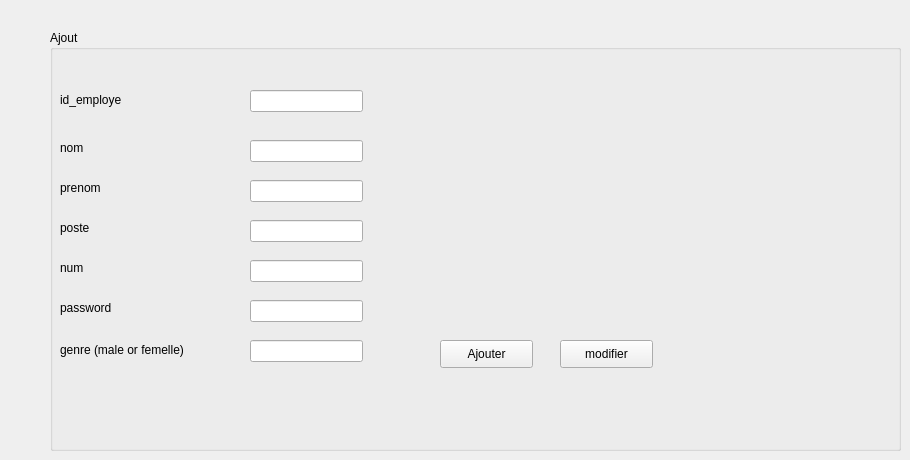
      <widget class="QWidget" name="tab_15">
       <attribute name="title">
        <string>Ajouter un employé</string>
       </attribute>
       <widget class="QGroupBox" name="groupBox">
        <property name="geometry">
         <rect>
          <x>50</x>
          <y>30</y>
          <width>851</width>
          <height>421</height>
         </rect>
        </property>
        <property name="title">
         <string>Ajout</string>
        </property>
        <widget class="QLabel" name="label_57">
         <property name="geometry">
          <rect>
           <x>10</x>
           <y>60</y>
           <width>81</width>
           <height>20</height>
          </rect>
         </property>
         <property name="text">
          <string>id_employe</string>
         </property>
        </widget>
        <widget class="QLabel" name="label_58">
         <property name="geometry">
          <rect>
           <x>10</x>
           <y>110</y>
           <width>56</width>
           <height>16</height>
          </rect>
         </property>
         <property name="text">
          <string>nom</string>
         </property>
        </widget>
        <widget class="QLabel" name="label_59">
         <property name="geometry">
          <rect>
           <x>10</x>
           <y>150</y>
           <width>56</width>
           <height>16</height>
          </rect>
         </property>
         <property name="text">
          <string>prenom</string>
         </property>
        </widget>
        <widget class="QLineEdit" name="id_employe">
         <property name="geometry">
          <rect>
           <x>200</x>
           <y>60</y>
           <width>113</width>
           <height>22</height>
          </rect>
         </property>
        </widget>
        <widget class="QLineEdit" name="nom">
         <property name="geometry">
          <rect>
           <x>200</x>
           <y>110</y>
           <width>113</width>
           <height>22</height>
          </rect>
         </property>
         <property name="text">
          <string/>
         </property>
         <property name="maxLength">
          <number>8</number>
         </property>
        </widget>
        <widget class="QLineEdit" name="prenom">
         <property name="geometry">
          <rect>
           <x>200</x>
           <y>150</y>
           <width>113</width>
           <height>22</height>
          </rect>
         </property>
         <property name="maxLength">
          <number>10</number>
         </property>
        </widget>
        <widget class="QPushButton" name="pb_ajouter1">
         <property name="geometry">
          <rect>
           <x>390</x>
           <y>310</y>
           <width>93</width>
           <height>28</height>
          </rect>
         </property>
         <property name="text">
          <string>Ajouter</string>
         </property>
        </widget>
        <widget class="QLineEdit" name="poste">
         <property name="geometry">
          <rect>
           <x>200</x>
           <y>190</y>
           <width>113</width>
           <height>22</height>
          </rect>
         </property>
         <property name="maxLength">
          <number>8</number>
         </property>
        </widget>
        <widget class="QLineEdit" name="num_4">
         <property name="geometry">
          <rect>
           <x>200</x>
           <y>230</y>
           <width>113</width>
           <height>22</height>
          </rect>
         </property>
        </widget>
        <widget class="QLabel" name="label_60">
         <property name="geometry">
          <rect>
           <x>10</x>
           <y>190</y>
           <width>56</width>
           <height>16</height>
          </rect>
         </property>
         <property name="text">
          <string>poste</string>
         </property>
        </widget>
        <widget class="QLabel" name="label_61">
         <property name="geometry">
          <rect>
           <x>10</x>
           <y>230</y>
           <width>56</width>
           <height>16</height>
          </rect>
         </property>
         <property name="text">
          <string>num</string>
         </property>
        </widget>
        <widget class="QPushButton" name="pb_modifier">
         <property name="geometry">
          <rect>
           <x>510</x>
           <y>310</y>
           <width>93</width>
           <height>28</height>
          </rect>
         </property>
         <property name="text">
          <string>modifier</string>
         </property>
        </widget>
        <widget class="QLabel" name="label_62">
         <property name="geometry">
          <rect>
           <x>10</x>
           <y>270</y>
           <width>81</width>
           <height>16</height>
          </rect>
         </property>
         <property name="text">
          <string>password</string>
         </property>
        </widget>
        <widget class="QLineEdit" name="password">
         <property name="geometry">
          <rect>
           <x>200</x>
           <y>270</y>
           <width>113</width>
           <height>22</height>
          </rect>
         </property>
         <property name="echoMode">
          <enum>QLineEdit::Password</enum>
         </property>
        </widget>
        <widget class="QLabel" name="label_63">
         <property name="geometry">
          <rect>
           <x>10</x>
           <y>310</y>
           <width>171</width>
           <height>20</height>
          </rect>
         </property>
         <property name="text">
          <string>genre (male or femelle)</string>
         </property>
        </widget>
        <widget class="QLineEdit" name="genre">
         <property name="geometry">
          <rect>
           <x>200</x>
           <y>310</y>
           <width>113</width>
           <height>22</height>
          </rect>
         </property>
        </widget>
       </widget>
      </widget>
